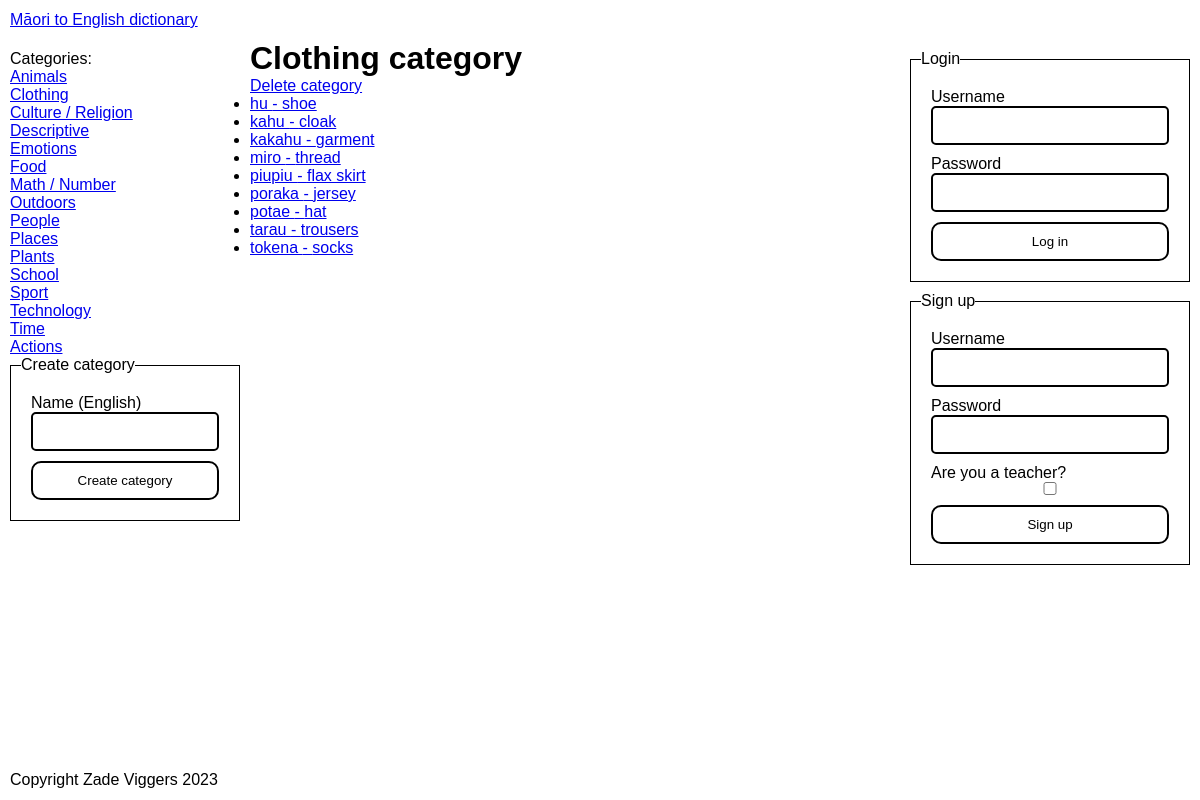
The app's page /categories/2 with its own data.
### tables this page shows
CREATE TABLE "Categories" (
	"ID"	INTEGER NOT NULL UNIQUE,
	"EnglishName"	TEXT NOT NULL,
	PRIMARY KEY("ID" AUTOINCREMENT)
) STRICT;

CREATE TABLE "Words" (
	"ID"	INTEGER NOT NULL UNIQUE,
	"MaoriSpelling"	TEXT NOT NULL,
	"EnglishSpelling"	TEXT NOT NULL,
	"EnglishDefinition"	TEXT NOT NULL,
	"YearLevelFirstEncountered"	INTEGER NOT NULL,
	"ImageID"	INTEGER,
	"CreatedBy"	INTEGER NOT NULL,
	"CreatedAt"	INTEGER NOT NULL,
	"LastModifiedBy"	INTEGER,
	"LastModifiedAt"	INTEGER,
	"CategoryID"	INTEGER NOT NULL,
	PRIMARY KEY("ID" AUTOINCREMENT),
	FOREIGN KEY("CategoryID") REFERENCES "Categories"("ID"),
	FOREIGN KEY("CreatedBy") REFERENCES "Users"("ID"),
	FOREIGN KEY("ImageID") REFERENCES "Images"("ID"),
	FOREIGN KEY("LastModifiedAt") REFERENCES "Users"("ID")
) STRICT;

### app.py (the view)
@server.route("/categories/<id>", methods=["GET"])
def category_page(id):
    category = None
    for _category in g.categories:
        if str(_category["ID"]) == id:
            category = _category
    if category == None:
        abort(404)
    category_words_query = "SELECT * FROM Words WHERE CategoryID = ?"
    g.cursor.execute(category_words_query, [category["ID"]])
    category_words = g.cursor.fetchall()
    return render_template(
        "pages/specific_category.jinja", category=category, words=category_words
    )

### app.py (called while the page is built, shortened)
def db_dict_factory(cursor, row):
    d = {}
    for idx, col in enumerate(cursor.description):
        d[col[0]] = row[idx]
    return d

def get_db() -> sqlite3.Connection:
    db_connection = sqlite3.connect("dictionary.db")
    db_connection.row_factory = db_dict_factory
    return db_connection

def get_user():
    return False

@server.before_request
def before_request():
    g.db = get_db()
    g.cursor = g.db.cursor()
    g.user = get_user()
    categories_query = "SELECT ID, EnglishName from Categories"
    g.cursor.execute(categories_query)
    categories = g.cursor.fetchall()
    g.categories = categories

@server.teardown_request
def teardown_request(error):
    g.db.close()

@server.context_processor
def context_processor():
    return {"categories": g.categories, "user": g.user}

### templates/pages/specific_category.jinja (shortened to what this page needs)
{% extends "base.jinja" %}
{% set title = category.EnglishName %}
{% block main %}
    <h1>{{ category.EnglishName }} category</h1>
    <a data-confirm
       href="{{ url_for('delete_category_action', id=category.ID) }}">Delete category</a>
    {{ components.WordList(words) }}
{% endblock main %}

### templates/base.jinja (shortened to what this page needs)
{% import 'components.jinja' as components with context %}
<!DOCTYPE html>
<html lang="en">
    <head>
        <link href="{{ url_for('static', filename='style.css') }}" rel="stylesheet" />
    </head>
    <body>
        <header>
            <a href="{{ url_for('home_page') }}" id="site-title">Māori to English dictionary</a>
        </header>
        <section id="categories-container">
            <nav id="categories">
                Categories:
                <ul>
                    {% for category in categories %}
                        <li>
                            <a href="{{ url_for('category_page', id=category.ID) }}">{{ category.EnglishName }}</a>
                        </li>
                    {% endfor %}
                </ul>
                <section class="admin-edit-section">
                    <fieldset form="add-categoru">
                        <legend>Create category</legend>
                        <form action="{{ url_for('create_category_action') }}"
                              id="add-category"
                              method="POST">
                            {{ components.TextField("english-name", "Name (English)") }}
                            <button type="submit">Create category</button>
                        </form>
                    </fieldset>
                </section>
            </nav>
        </section>
        <main id="content">
            {% block main %}
            {% endblock main %}
        </main>
        <section id="auth-container">
            <div id="auth">
                {% if user == false %}
                    <fieldset form="login">
                        <legend>Login</legend>
                        <form action="{{ url_for('handle_log_in') }}" id="login" method="post">
                            {{ components.TextField("log-in-username", "Username") }}
                            {{ components.TextField("log-in-password", "Password", type="password") }}
                            <button type="submit">Log in</button>
                        </form>
                    </fieldset>
                    <fieldset form="sign-up">
                        <legend>Sign up</legend>
                        <form action="{{ url_for('handle_sign_up') }}" id="sign-up" method="post">
                            {{ components.TextField("sign-up-username", "Username") }}
                            {{ components.TextField("sign-up-password", "Password", type="password") }}
                            <label for="is-teacher">
                                Are you a teacher?
                                <input type="checkbox" name="is-teacher" id="is-teacher" />
                            </label>
                            <button type="submit">Sign up</button>
                        </form>
                    </fieldset>
                {% else %}
                    <span>Logged in as {{ user.username }}.</span>
                    <a href="{{ url_for('handle_log_out') }}">Logout</a>
                {% endif %}
            </div>
        </section>
        <footer>
            <p>Copyright Zade Viggers 2023</p>
        </footer>
    </body>
</html>

### templates/components.jinja (shortened to what this page needs)
{% macro WordLink(word) %}
    <a href="{{ url_for('word_page', id=word.ID) }}">{{ word.MaoriSpelling }} - {{ word.EnglishSpelling }}</a>
{% endmacro %}
{% macro WordList(words) %}
    {% if user != false  and user.teacher %}
        <table>
            <thead>
                <tr>
                    <th>Word</th>
                    <th>Actions</th>
                </tr>
            </thead>
            <tbody>
                {% for word in words %}
                    <tr>
                        <td>{{ WordLink(word) }}</td>
                        <td>
                            <a data-confirm href="{{ url_for('delete_word_action', id=word.ID) }}">Delete</a>
                        </td>
                    </tr>
                {% endfor %}
            </tbody>
        </table>
    {% else %}
        <ul>
            {% for word in words %}<li>{{ WordLink(word) }}</li>{% endfor %}
        </ul>
    {% endif %}
{% endmacro %}
{% macro TextField(name, label, prefix=None, textarea=False, required=True) %}
    <label for="{{ name }}">
        {{ label }}
        {% if textarea==false %}
            <div class="input-wrapper">
            {% endif %}
            {% if textarea %}
                <textarea {% else %} <input {% endif %} name="{{ name }}" id="{{ name }}" {% if required %}required{% endif %} {% for arg in kwargs %}{{ arg+'="'+kwargs[arg]+'"' }}{% endfor %}  {% if textarea %}></textarea>
            {% else %}
                />
            </div>
        {% endif %}
    </label>
{% endmacro %}

### static/style.css (style rules this page uses)
* { box-sizing: border-box; margin: 0; padding: 0; border: 0; font-family: sans-serif; }
:root { --navbar-height: 40px; --footer-height: 40px; --categories-width: 250px; --auth-width: 300px; --footer-x-padding: 10px; --header-x-padding: 10px; --categories-padding: 10px; --auth-padding: 10px; color-scheme: light; --accent: red; --accent-contrast: black; }
html, body { background-color: white; color: black; }
body { display: grid; min-height: 100vh; grid-template-columns: auto; grid-template-rows: var(--navbar-height) 1fr auto auto var(--footer-height); grid-template-areas: "header" "main" "categories" "auth" "footer"; }
#categories-container { grid-area: categories; }
#categories { padding: var(--categories-padding); }
#categories ul { list-style-type: none; }
#auth-container { grid-area: auth; }
#auth { padding: var(--auth-padding); display: flex; flex-direction: column; gap: var(--auth-padding); }
@media screen and (min-width: 800px) { body { grid-template-columns: var(--categories-width) auto var(--auth-width); grid-template-rows: var(--navbar-height) auto var(--footer-height); grid-template-areas: "header header header" "categories main auth" "footer footer footer"; } }
@media screen and (min-width: 800px) { #categories { position: sticky; top: 0; } }
@media screen and (min-width: 800px) { #auth { position: sticky; top: 0; } }
header { grid-area: header; grid-column: 1/-1; display: flex; align-items: center; padding-left: var(--header-x-padding); padding-right: var(--header-x-padding); }
main { grid-area: main; }
footer { grid-area: footer; grid-column: 1/-1; display: flex; align-items: center; padding-left: var(--footer-x-padding); padding-right: var(--footer-x-padding); }
.admin-edit-section { width: fit-content; }
fieldset { border: 1px solid black; }
form, fieldset { display: flex; flex-direction: column; padding: 10px; gap: 10px; }
label { display: flex; flex-direction: column; }
form :is(button, input, select, textarea) { padding: 10px; padding-left: 15px; padding-right: 15px; display: block; border-radius: 5px; width: 100%; background-color: white; }
form :is(button, .input-wrapper, select, textarea) { border: 2px solid black; border-radius: 5px; width: 100%; color: black; }
label { color: black; }
form :is(button, select, textarea):focus, form .input-wrapper:focus-within { border-color: var(--accent); outline: none; }
form .input-wrapper { padding: 0px; display: flex; align-items: center; }
form input { padding: 10px; }
form button[type="submit"] { padding: 10px; padding-left: 15px; padding-right: 15px; border-radius: 10px; }
form label:has(input[type="checkbox"]) { color: black; }

### records on screen
Categories: EnglishName "Animals"
Categories: EnglishName "Clothing"
Categories: EnglishName "Culture / Religion"
Categories: EnglishName "Descriptive"
Categories: EnglishName "Emotions"
Categories: EnglishName "Food"
Categories: EnglishName "Math / Number"
Categories: EnglishName "Outdoors"
Categories: EnglishName "People"
Categories: EnglishName "Places"
Categories: EnglishName "Plants"
Categories: EnglishName "School"
Categories: EnglishName "Sport"
Categories: EnglishName "Technology"
Categories: EnglishName "Time"
Categories: EnglishName "Actions"
Words: MaoriSpelling "hu", EnglishSpelling "shoe"
Words: MaoriSpelling "kahu", EnglishSpelling "cloak"
Words: MaoriSpelling "kakahu", EnglishSpelling "garment"
Words: MaoriSpelling "miro", EnglishSpelling "thread"
Words: MaoriSpelling "piupiu", EnglishSpelling "flax skirt"
Words: MaoriSpelling "poraka", EnglishSpelling "jersey"
Words: MaoriSpelling "potae", EnglishSpelling "hat"
Words: MaoriSpelling "tarau", EnglishSpelling "trousers"
Words: MaoriSpelling "tokena", EnglishSpelling "socks"

### other values on screen
{{ label }} "Name (English) Username Password Username Password"
